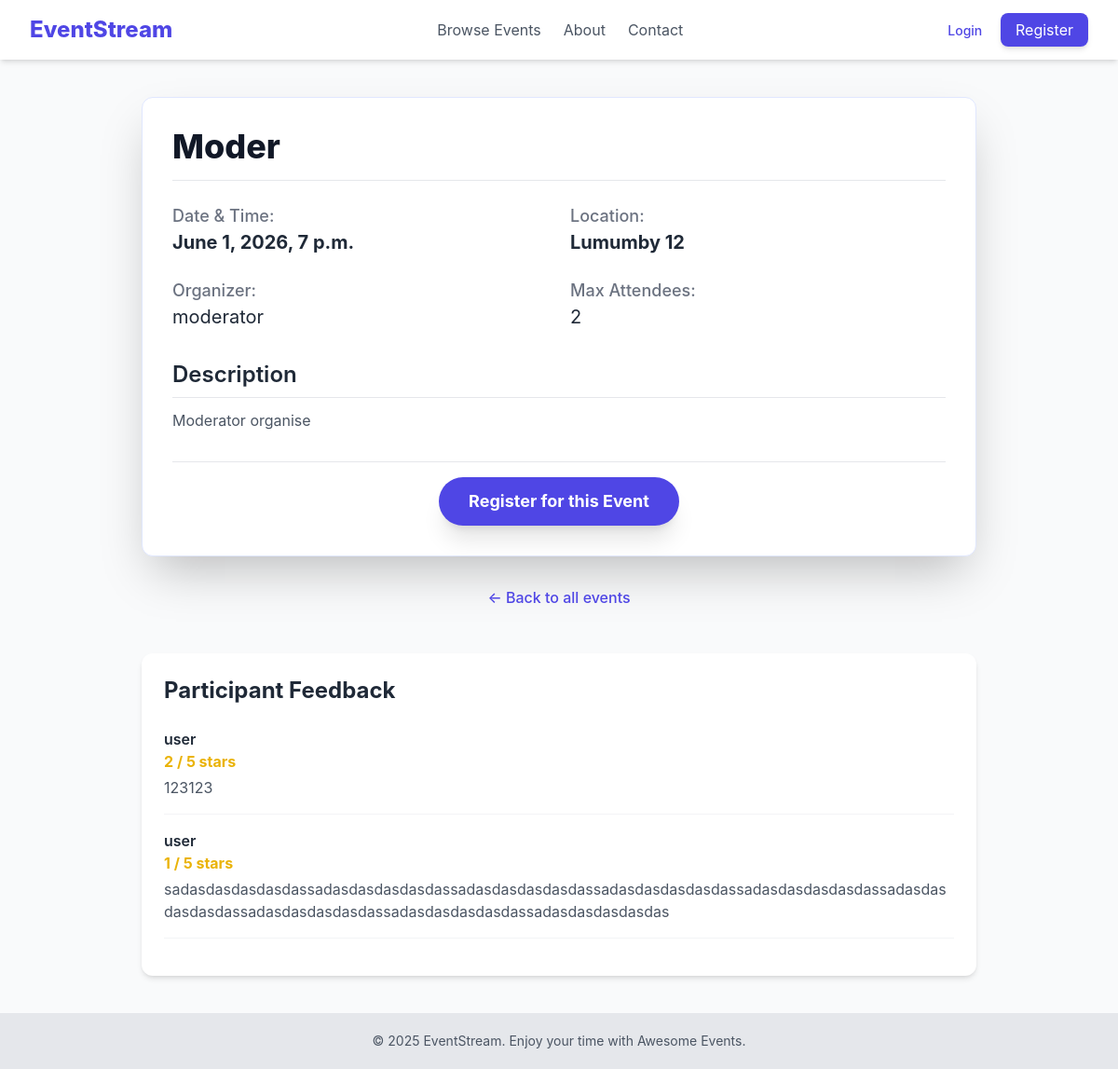
The page /events/8 on the database its author committed.
### events/models.py (models this page shows, shortened)
class Event(models.Model):
    title = models.CharField(max_length=200)
    description = models.TextField()
    location = models.CharField(max_length=255)
    date_time = models.DateTimeField()
    creator = models.ForeignKey(settings.AUTH_USER_MODEL, on_delete=models.CASCADE)
    created_at = models.DateTimeField(auto_now_add=True)
    updated_at = models.DateTimeField(auto_now=True)
    max_attendance = models.IntegerField(default=0, blank=True)

### users/models.py (models this page shows, shortened)
class CustomUser(AbstractUser):
    username = models.CharField(max_length=200, unique=True)
    email = models.EmailField(null=True)
    first_name = models.CharField(max_length=20, blank=True)
    last_name = models.CharField(max_length=20, blank=True)
    is_moderator = models.BooleanField(
        default=False,
        help_text='User is moderator or not.'
    )

### feedback/models.py (models this page shows, shortened)
class Feedback(models.Model):
    user = models.ForeignKey(settings.AUTH_USER_MODEL, on_delete=models.CASCADE)
    event = models.ForeignKey(Event, on_delete=models.CASCADE, related_name='feedbacks')
    comment = models.TextField(verbose_name='Your feedback')
    rating = models.IntegerField(choices=[(i, i) for i in range(1, 6)], verbose_name='Score (1-5)')
    created_at = models.DateTimeField(auto_now_add=True)
    class Meta:
        verbose_name = 'Feedback'
        verbose_name_plural = 'Feedbacks'

### events/views.py (the view)
# urls.py: path('<int:pk>', views.EventDetailView.as_view(), name='event_detail'),
class EventDetailView(DetailView):
    model = Event
    context_object_name = 'event'
    template_name = 'events/event_detail.html'
    def get_context_data(self, **kwargs):
        context = super().get_context_data(**kwargs)
        if self.request.user.is_authenticated:
            context['is_registered'] = Registration.objects.filter(
                user=self.request.user,
                event=self.get_object()
            ).exists()
            context['feedback_form'] = FeedbackForm()
        return context

### events/templates/events/event_detail.html (shortened to what this page needs)
{% extends "base.html" %}
{% block content %}
<div class="max-w-4xl mx-auto">
    <div class="bg-white p-8 rounded-xl shadow-2xl border border-indigo-100">
        <div class="flex justify-between items-center border-b pb-4 mb-6">
            <h1 class="text-4xl font-extrabold text-gray-900">{{ event.title }}</h1>
        </div>
        <div class="grid md:grid-cols-2 gap-6 mb-8 text-lg">
            <div>
                <p class="text-gray-500 font-medium">Date & Time:</p>
                <p class="text-gray-800 font-bold text-xl">{{ event.date_time|date:"F j, Y, P" }}</p>
            </div>
            <div>
                <p class="text-gray-500 font-medium">Location:</p>
                <p class="text-gray-800 font-bold text-xl">{{ event.location }}</p>
            </div>
            <div>
                <p class="text-gray-500 font-medium">Organizer:</p>
                <p class="text-gray-800 text-xl">{{ event.creator.username }}</p>
            </div>
            <div>
                <p class="text-gray-500 font-medium">Max Attendees:</p>
                <p class="text-gray-800 text-xl">
                    {% if event.max_attendance > 0 %}
                        {{ event.max_attendance }}
                    {% else %}
                        Unlimited
                    {% endif %}
                </p>
            </div>
        </div>
        <div class="mb-8">
            <h2 class="text-2xl font-semibold text-gray-800 mb-3 border-b pb-2">Description</h2>
            <p class="text-gray-600 whitespace-pre-wrap">{{ event.description }}</p>
        </div>
        {% if user.is_authenticated %}
            {% if is_registered %}
                {% if event.is_past %}
                    <div class="text-center pt-4 border-t">
                        <button disabled class="px-8 py-3 bg-gray-400 text-white text-lg font-bold rounded-full cursor-not-allowed">
                            You were registered
                        </button>
                    </div>
                {% else %}
                <form action="{% url 'cancel_registration' event.id %}" class="text-center pt-4 border-t">
                    <button class="px-8 py-3 bg-red-600 text-white text-lg font-bold rounded-full shadow-xl hover:bg-red-700 transition duration-300 transform hover:scale-105">
                        Cancel My Registration
                    </button>
                </form>
                {% endif %}
            {% else %}
                {% if event.is_past %}
                    <div class="text-center pt-4 border-t">
                        <button disabled class="px-8 py-3 bg-gray-400 text-white text-lg font-bold rounded-full cursor-not-allowed">
                            Registration is closed
                        </button>
                    </div>
                {% elif event.max_attendance > 0 and event.attendees.count >= event.max_attendance %}
                    <div class="text-center pt-4 border-t">
                        <button disabled class="px-8 py-3 bg-gray-400 text-white text-lg font-bold rounded-full cursor-not-allowed">
                            Event is Full
                        </button>
                    </div>
                {% else %}
                    <form action="{% url 'register_for_event' event.id %}" class="text-center pt-4 border-t">
                        <button type="submit" class="px-8 py-3 bg-indigo-600 text-white text-lg font-bold rounded-full shadow-lg hover:bg-indigo-700 transition transform hover:scale-105">
                            Join This Event
                        </button>
                    </form>
                {% endif %}
            {% endif %}
        {% else %}
        <div class="text-center pt-4 border-t">
            <form action="{% url 'login' %}">
                <button  class="px-8 py-3 bg-indigo-600 text-white text-lg font-bold rounded-full shadow-xl hover:bg-indigo-700 transition duration-300 transform hover:scale-105">
                    Register for this Event
                </button>
            </form>
        </div>
        {% endif %}
    </div>
    <div class="mt-8 text-center">
        <a href="{% url 'event_list' %}" class="text-indigo-600 hover:text-indigo-800 font-medium">&larr; Back to all events</a>
    </div>
    <div class="mt-12 bg-white p-6 rounded-xl shadow-md">
    <h3 class="text-2xl font-bold mb-6">Participant Feedback</h3>
    {% for fb in event.feedbacks.all %}
        <div class="border-b border-gray-100 pb-4 mb-4 break-all">
            <div class="grid grid-cols-2">
            <p class="font-semibold text-gray-800">{{ fb.user.username }}</p>
            </div>
            <p class="text-yellow-500 font-bold">{{ fb.rating }} / 5 stars</p>
            <p class="text-gray-600 mt-1">{{ fb.comment }}</p>
        </div>
    {% empty %}
        <p class="text-gray-500 italic">No feedback yet. Be the first!</p>
    {% endfor %}
    </div>
</div>
{% endblock %}

### templates/base.html (style rules this page uses)
body { font-family: 'Inter', sans-serif; }

### rows shown on the page
Event: title "Moder", date_time "June 1, 2026, 7 p.m.", location "Lumumby 12", creator.username "moderator", max_attendance "2", description "Moderator organise"
Feedback: user.username "user", rating "2", comment "123123"
Feedback: user.username "user", rating "1", comment "sadasdasdasdasdassadasdasdasdasdassadasdasdasdasdassadasdasdasdasdassadasdasdasdasdassadasdasdasdasdassadasdasdasdasdassadasdasdasdasdassadasdasdasdasdas"
